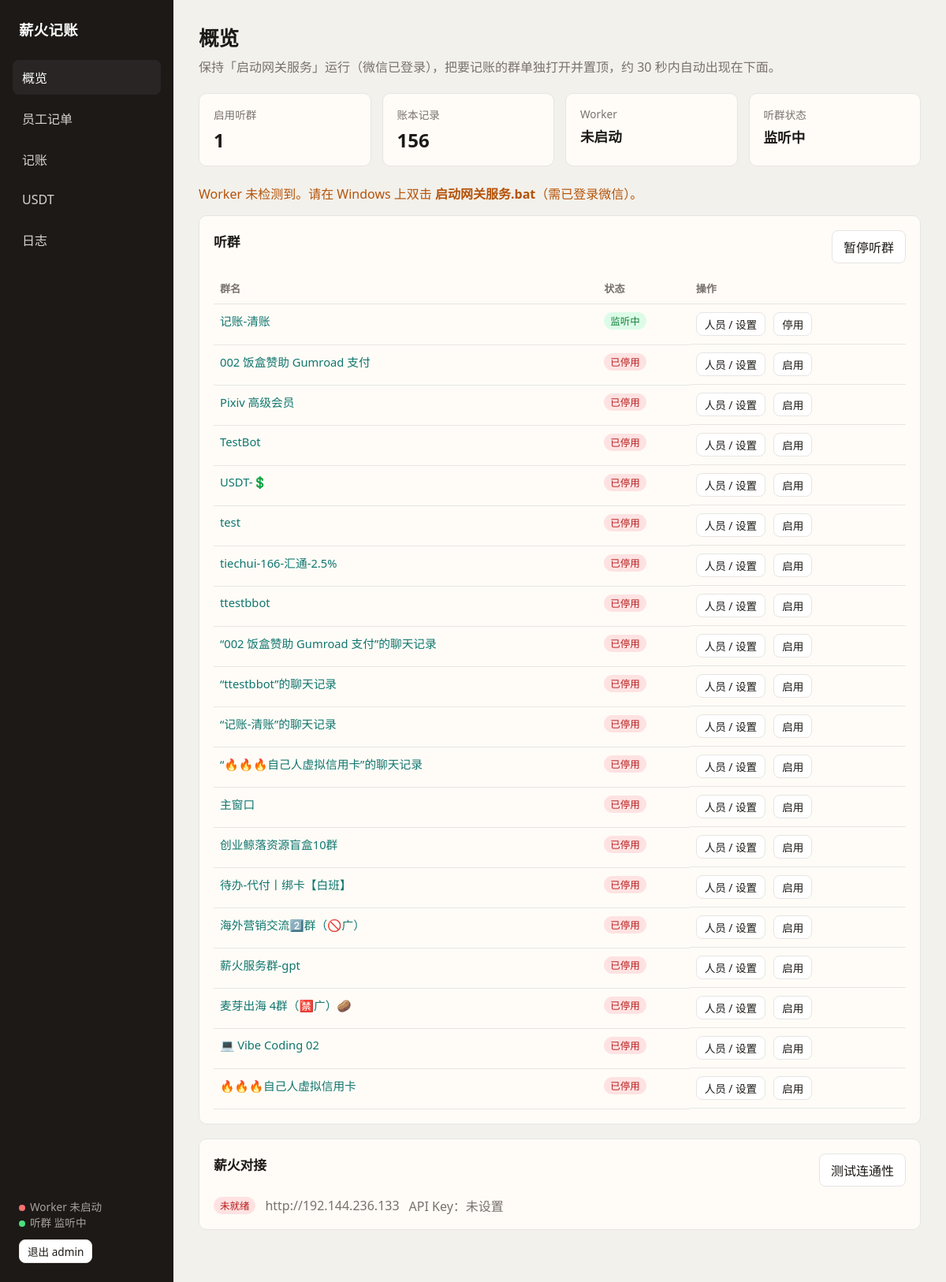
The page /panel/ (signed in) on the database its author committed.
### apps/chatrooms/models.py (models this page shows, shortened)
class ChatRoom(models.Model):
    name = models.CharField("群名称", max_length=128, unique=True)
    alias = models.CharField("别名", max_length=128, blank=True, default="")
    enabled = models.BooleanField("启用监听", default=True)
    strict_prefix = models.BooleanField("严格前缀", default=True)
    default_currency = models.CharField(max_length=4, default="CNY")
    last_seen_at = models.DateTimeField(null=True, blank=True)
    created_at = models.DateTimeField(auto_now_add=True)
    updated_at = models.DateTimeField(auto_now=True)
    class Meta:
        verbose_name = "聊天群"
        verbose_name_plural = verbose_name

### apps/panel/views.py (the view)
# urls.py: path("", views.home, name="home"),
@login_required
def home(request: HttpRequest) -> HttpResponse:
    from apps.chatrooms.models import ChatRoom
    from apps.integrations.xinhuo_push import xinhuo_connection_info
    from apps.ledger.models import LedgerEntry
    rooms = list(ChatRoom.objects.order_by("-enabled", "name"))
    return render(
        request,
        "panel/home.html",
        _nav_ctx(
            rooms=rooms,
            room_count=sum(1 for r in rooms if r.enabled),
            entry_count=LedgerEntry.objects.count(),
            gateway_id=os.getenv("GATEWAY_ID", "wx-gateway-01"),
            info=xinhuo_connection_info(),
        ),
    )

### apps/integrations/xinhuo_bridge.py (called while the page is built)
def get_bridge(*, refresh: bool = False) -> XinhuoBridge:
    global _bridge
    if _bridge is None or refresh:
        _bridge = XinhuoBridge.from_settings()
    return _bridge

    def __post_init__(self) -> None:
        self.api_base = (self.api_base or "").strip().rstrip("/")
        self.api_key = (self.api_key or "").strip()
        self.timeout = float(self.timeout or 8)
        self.max_retries = max(0, int(self.max_retries or 0))

    def url_for(self, capability: str) -> str:
        if capability not in CAPABILITY_PATHS:
            raise KeyError(f"unknown capability: {capability}")
        override = (self.overrides.get(capability) or "").strip()
        if override:
            return override
        if not self.api_base:
            return ""
        _, path = CAPABILITY_PATHS[capability]
        return f"{self.api_base}{path}"

    def capabilities_status(self) -> list[dict[str, Any]]:
        rows = []
        for name, (method, path) in CAPABILITY_PATHS.items():
            url = self.url_for(name)
            rows.append(
                {
                    "name": name,
                    "method": method,
                    "path": path,
                    "url": url,
                    "ready": bool(url and self.api_key),
                }
            )
        return rows

### apps/integrations/xinhuo_push.py (called while the page is built)
def xinhuo_connection_info() -> dict[str, Any]:
    return get_bridge(refresh=True).connection_info()

### apps/panel/views.py (called while the page is built)
def _paused() -> bool:
    return PAUSE_FLAG.exists()

def _worker_running() -> bool:
    from datetime import timedelta
    from django.utils import timezone
    from apps.audit.models import GatewayHeartbeat
    gid = os.getenv("GATEWAY_ID", "wx-gateway-01")
    ts = (
        GatewayHeartbeat.objects.filter(gateway_id=gid)
        .values_list("updated_at", flat=True)
        .first()
    )
    return bool(ts and timezone.now() - ts < timedelta(seconds=90))

def _nav_ctx(**extra):
    ctx = {
        "paused": _paused(),
        "worker_running": _worker_running(),
        "book_labels": BOOK_LABELS,
    }
    ctx.update(extra)
    return ctx

### templates/panel/home.html (shortened to what this page needs)
{% extends "panel/base.html" %}
{% block content %}
<h1 class="page-title">概览</h1>
<p class="page-sub">保持「启动网关服务」运行（微信已登录），把要记账的群单独打开并置顶，约 30 秒内自动出现在下面。</p>
<div class="cards">
  <div class="card"><div class="label">启用听群</div><div class="value">{{ room_count }}</div></div>
  <div class="card"><div class="label">账本记录</div><div class="value">{{ entry_count }}</div></div>
  <div class="card"><div class="label">Worker</div><div class="value small">{% if worker_running %}运行中{% else %}未启动{% endif %}</div></div>
  <div class="card"><div class="label">听群状态</div><div class="value small">{% if paused %}已暂停{% else %}监听中{% endif %}</div></div>
</div>
{% if not worker_running %}
<p class="warn-line">Worker 未检测到。请在 Windows 上双击 <strong>启动网关服务.bat</strong>（需已登录微信）。</p>
{% endif %}
<div class="panel">
  <div class="row between">
    <h2>听群</h2>
    <form method="post" action="{% url 'panel:set_pause' %}">
      {% if paused %}
      <input type="hidden" name="action" value="resume">
      <button class="btn primary" type="submit">继续听群</button>
      {% else %}
      <button class="btn" type="submit">暂停听群</button>
      {% endif %}
    </form>
  </div>
  <table>
    <thead><tr><th>群名</th><th>状态</th><th>操作</th></tr></thead>
    <tbody>
      {% for room in rooms %}
      <tr>
        <td><a href="{% url 'panel:room_detail' room.id %}">{{ room.name }}</a></td>
        <td><span class="badge {% if room.enabled %}on{% else %}off{% endif %}">{% if room.enabled %}监听中{% else %}已停用{% endif %}</span></td>
        <td class="row">
          <a class="btn small" href="{% url 'panel:room_detail' room.id %}">人员 / 设置</a>
          <form method="post" action="{% url 'panel:room_toggle' room.id %}">
            <button class="btn small" type="submit">{% if room.enabled %}停用{% else %}启用{% endif %}</button>
          </form>
        </td>
      </tr>
      {% empty %}
      <tr><td colspan="3">暂无群。请先把要记账的群单独打开并置顶，稍等片刻会自动出现。</td></tr>
      {% endfor %}
    </tbody>
  </table>
</div>
<div class="panel">
  <div class="row between">
    <h2>薪火对接</h2>
    <form method="post" action="{% url 'panel:xinhuo_test' %}">
      <button class="btn" type="submit">测试连通性</button>
    </form>
  </div>
  <p class="kv">
    <span class="badge {% if info.ready %}on{% else %}off{% endif %}">{% if info.ready %}已配置{% else %}未就绪{% endif %}</span>
    <span class="muted">{{ info.api_base|default:"（未配置 XINHUO_API_BASE）" }}</span>
    <span class="muted">API Key：{% if info.api_key_set %}{{ info.api_key_masked }}{% else %}未设置{% endif %}</span>
  </p>
</div>
{% endblock %}

### templates/panel/base.html (shortened to what this page needs)
{% load static %}
<!DOCTYPE html>
<html lang="zh-CN">
<head>
  <link rel="stylesheet" href="{% static 'panel/panel.css' %}">
</head>
<body>
{% if request.user.is_authenticated %}
<div class="layout">
  <aside class="nav">
    <div class="brand">薪火记账</div>
    <a href="{% url 'panel:home' %}" class="{% if request.resolver_match.url_name == 'home' or request.resolver_match.url_name == 'room_detail' %}active{% endif %}">概览</a>
    <a href="{% url 'panel:book' 'staff_order' %}" class="{% if book == 'staff_order' %}active{% endif %}">员工记单</a>
    <a href="{% url 'panel:book' 'ledger' %}" class="{% if book == 'ledger' %}active{% endif %}">记账</a>
    <a href="{% url 'panel:book' 'usdt' %}" class="{% if book == 'usdt' %}active{% endif %}">USDT</a>
    <a href="{% url 'panel:logs' %}" class="{% if request.resolver_match.url_name == 'logs' %}active{% endif %}">日志</a>
    <div class="meta">
      <div><span class="dot {% if worker_running %}on{% else %}off{% endif %}"></span>Worker {% if worker_running %}运行中{% else %}未启动{% endif %}</div>
      <div><span class="dot {% if not paused %}on{% else %}off{% endif %}"></span>听群 {% if paused %}已暂停{% else %}监听中{% endif %}</div>
      <form method="post" action="{% url 'panel:logout' %}" style="margin-top:12px">
        <button class="btn small" type="submit">退出 {{ request.user.username }}</button>
      </form>
    </div>
  </aside>
  <main class="main">
    {% block content %}{% endblock %}
  </main>
</div>
{% else %}
{% block body %}{% endblock %}
{% endif %}
</body>
</html>

### static/panel/panel.css (style rules this page uses)
:root { --bg: #f3f1ec; --surface: #fffcf7; --ink: #1c1917; --muted: #78716c; --line: #e7e5e4; --accent: #0f766e; --accent-2: #115e59; --danger: #b91c1c; --warn: #b45309; --ok: #15803d; --nav: #1c1917; --nav-text: #fafaf9; --radius: 10px; --font: "Segoe UI", "PingFang SC", "Microsoft YaHei", sans-serif; }
* { box-sizing: border-box; }
html, body { margin: 0; padding: 0; }
body { font-family: var(--font); background: var(--bg); color: var(--ink); min-height: 100vh; }
a { color: var(--accent); text-decoration: none; }
.layout { display: grid; grid-template-columns: 220px 1fr; min-height: 100vh; }
.nav { background: var(--nav); color: var(--nav-text); padding: 24px 16px; display: flex; flex-direction: column; gap: 8px; }
.nav .brand { font-size: 1.15rem; font-weight: 700; letter-spacing: 0.02em; margin-bottom: 18px; padding: 0 8px; }
.nav a { color: #d6d3d1; padding: 10px 12px; border-radius: 8px; text-decoration: none; }
.nav a:hover, .nav a.active { background: #292524; color: #fff; text-decoration: none; }
.nav .meta { margin-top: auto; padding: 12px 8px 0; font-size: 0.85rem; color: #a8a29e; }
.dot { display: inline-block; width: 8px; height: 8px; border-radius: 50%; margin-right: 6px; }
.dot.on { background: #4ade80; }
.dot.off { background: #f87171; }
.main { padding: 28px 32px 48px; }
.page-title { margin: 0 0 6px; font-size: 1.6rem; font-weight: 700; }
.page-sub { margin: 0 0 22px; color: var(--muted); }
.cards { display: grid; grid-template-columns: repeat(auto-fit, minmax(180px, 1fr)); gap: 14px; margin-bottom: 22px; }
.card { background: var(--surface); border: 1px solid var(--line); border-radius: var(--radius); padding: 16px 18px; }
.card .label { color: var(--muted); font-size: 0.85rem; }
.card .value { font-size: 1.5rem; font-weight: 700; margin-top: 6px; }
.panel { background: var(--surface); border: 1px solid var(--line); border-radius: var(--radius); padding: 18px; margin-bottom: 18px; }
.panel h2 { margin: 0 0 14px; font-size: 1.05rem; }
.row { display: flex; flex-wrap: wrap; gap: 10px; align-items: center; }
.btn { appearance: none; border: 1px solid var(--line); background: #fff; color: var(--ink); border-radius: 8px; padding: 8px 14px; cursor: pointer; font: inherit; }
.btn.small { padding: 4px 10px; font-size: 0.85rem; }
table { width: 100%; border-collapse: collapse; font-size: 0.92rem; }
th, td { text-align: left; padding: 10px 8px; border-bottom: 1px solid var(--line); vertical-align: top; }
th { color: var(--muted); font-weight: 600; font-size: 0.82rem; }
.badge { display: inline-block; padding: 2px 8px; border-radius: 999px; font-size: 0.78rem; background: #e7e5e4; }
.badge.on { background: #dcfce7; color: var(--ok); }
.badge.off { background: #fee2e2; color: var(--danger); }
.card .value.small { font-size: 1.1rem; }
.warn-line { margin: 0 0 16px; color: var(--warn); }
.muted { color: var(--muted); }
.row.between { justify-content: space-between; align-items: center; margin-bottom: 12px; }
.kv { margin: 0; display: flex; flex-wrap: wrap; gap: 12px; align-items: center; }

### rows shown on the page
ChatRoom: name "记账-清账", enabled "监听中"
ChatRoom: name "002 饭盒赞助 Gumroad 支付", enabled "已停用"
ChatRoom: name "Pixiv 高级会员", enabled "已停用"
ChatRoom: name "TestBot", enabled "已停用"
ChatRoom: name "USDT-💲", enabled "已停用"
ChatRoom: name "test", enabled "已停用"
ChatRoom: name "tiechui-166-汇通-2.5%", enabled "已停用"
ChatRoom: name "ttestbbot", enabled "已停用"
ChatRoom: name "“002 饭盒赞助 Gumroad 支付”的聊天记录", enabled "已停用"
ChatRoom: name "“ttestbbot”的聊天记录", enabled "已停用"
ChatRoom: name "“记账-清账”的聊天记录", enabled "已停用"
ChatRoom: name "“🔥🔥🔥自己人虚拟信用卡”的聊天记录", enabled "已停用"
ChatRoom: name "主窗口", enabled "已停用"
ChatRoom: name "创业鲸落资源盲盒10群", enabled "已停用"
ChatRoom: name "待办-代付丨绑卡【白班】", enabled "已停用"
ChatRoom: name "海外营销交流2️⃣群（🚫广）", enabled "已停用"
ChatRoom: name "薪火服务群-gpt", enabled "已停用"
ChatRoom: name "麦芽出海 4群（🈲广）🥔", enabled "已停用"
ChatRoom: name "💻 Vibe Coding 02", enabled "已停用"
ChatRoom: name "🔥🔥🔥自己人虚拟信用卡", enabled "已停用"

### other values the page prints
{{ request.user.username }} "admin"
{{ room_count }} "1"
{{ entry_count }} "156"
{{ info.api_base|default:"（未配置 XINHUO_API_BASE）" }} "http://192.144.236.133"
